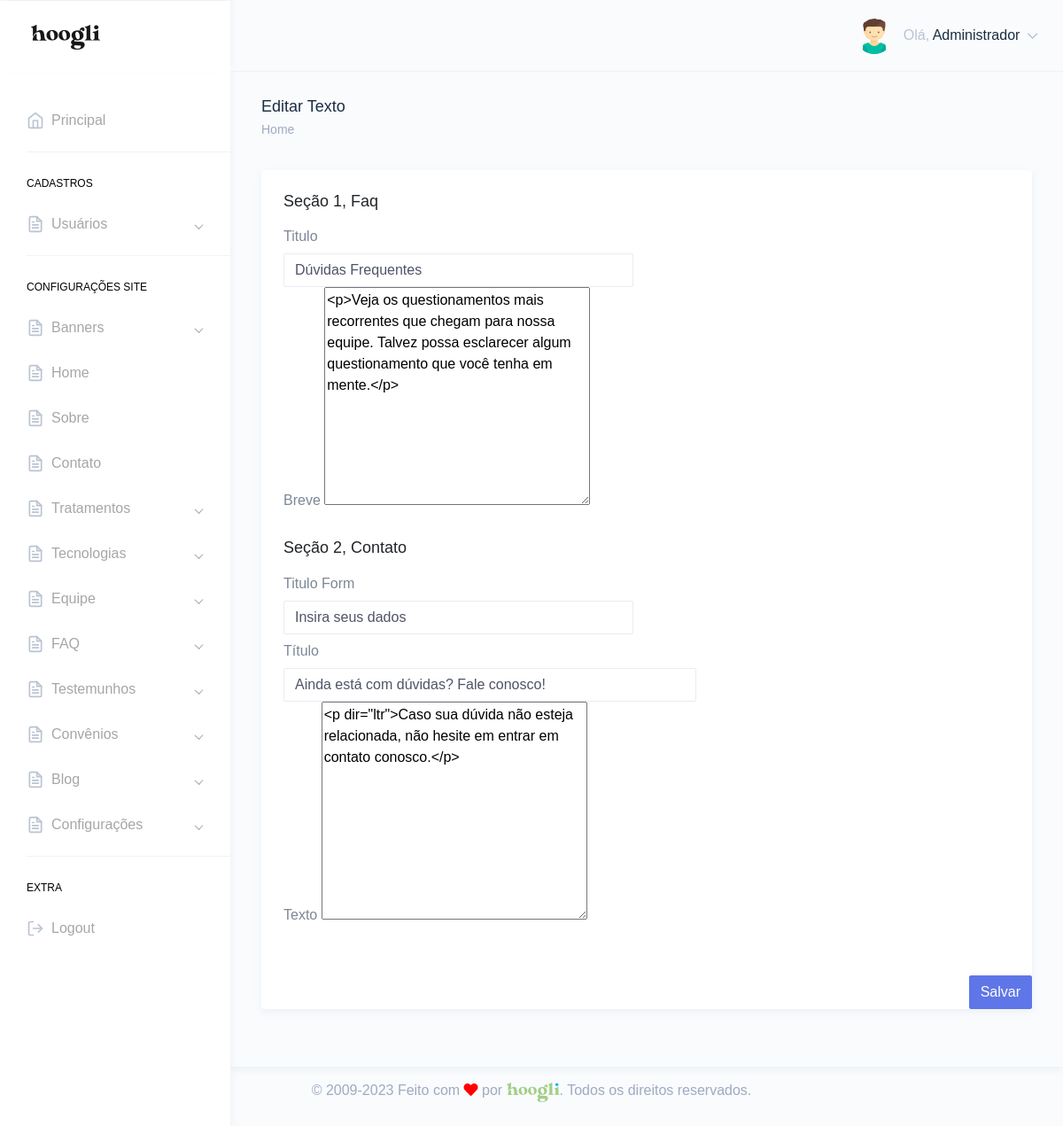
The app's page /painel/pagina-faq.php?pi=S&id=1 (signed in) with its own data.
### tables this page shows
CREATE TABLE `tbl_usuarios` (
  `id` int NOT NULL,
  `nome` varchar(250) DEFAULT NULL,
  `email` varchar(250) DEFAULT NULL,
  `telefone` varchar(250) DEFAULT NULL,
  `endereco` varchar(250) DEFAULT NULL,
  `cpf` varchar(100) DEFAULT NULL,
  `login` varchar(100) DEFAULT NULL,
  `senha` varchar(100) DEFAULT NULL,
  `foto` varchar(250) DEFAULT NULL,
  `id_cargo` int DEFAULT NULL,
  `sexo` varchar(2) DEFAULT NULL,
  `perm_cad_usuario` varchar(2) DEFAULT NULL,
  `perm_relatorio` varchar(2) DEFAULT NULL,
  `perm_add_usuario` varchar(2) DEFAULT NULL,
  `perm_edit_usuario` varchar(2) DEFAULT NULL,
  `perm_del_usuario` varchar(2) DEFAULT NULL,
  `perm_cad_contato` varchar(2) DEFAULT NULL,
  `perm_edit_contato` varchar(2) DEFAULT NULL,
  `perm_del_contato` varchar(2) DEFAULT NULL,
  `perm_edit_contato_nf` varchar(3) DEFAULT NULL,
  `perm_pag_principal_rm` varchar(2) DEFAULT NULL,
  `perm_pag_principal_uc` varchar(2) DEFAULT NULL,
  `admin_geral` varchar(2) DEFAULT NULL,
  `data_frase` date DEFAULT NULL,
  `id_frase` int DEFAULT NULL,
  `frase_lida` varchar(2) DEFAULT NULL
);

CREATE TABLE `tbl_pag_faq` (
  `id` int NOT NULL,
  `titulo` varchar(250) DEFAULT NULL,
  `titulo_sobre` varchar(200) DEFAULT NULL,
  `subtitulo_sobre` varchar(250) DEFAULT NULL,
  `breve_sobre` text,
  `foto_sobre` varchar(90) DEFAULT NULL,
  `legenda_foto_sobre` varchar(150) DEFAULT NULL,
  `nome_botao_sobre` varchar(100) DEFAULT NULL,
  `link_botao_sobre` varchar(250) DEFAULT NULL,
  `titulo2_sobre` varchar(100) DEFAULT NULL,
  `titulo_sessao_3` varchar(200) DEFAULT NULL,
  `titulo1_sessao_3` varchar(200) DEFAULT NULL,
  `breve1_sessao_3` text,
  `titulo2_sessao_3` varchar(200) DEFAULT NULL,
  `breve2_sessao_3` text,
  `titulo3_sessao_3` varchar(200) DEFAULT NULL,
  `breve3_sessao_3` text,
  `imagem_sessao_3` varchar(90) DEFAULT NULL,
  `imagem2_sessao_3` varchar(90) DEFAULT NULL,
  `imagem3_sessao_3` varchar(90) DEFAULT NULL,
  `legenda_imagem1` varchar(200) DEFAULT NULL,
  `legenda_imagem2` varchar(200) DEFAULT NULL,
  `legenda_imagem3` varchar(200) DEFAULT NULL,
  `imagem_testemunho` varchar(90) DEFAULT NULL
);

### Connection/con-pdo.php (called while the page is built, shortened)
<?php
$conInstanciada = '';
if(empty($conInstanciada)) {
	class Conexao {
		private static $pdo;
		public static function getInstance() {
		if (!isset(self::$pdo)) {
		 try {
		  $opcoes = array(PDO::MYSQL_ATTR_INIT_COMMAND => 'SET NAMES utf8', PDO::ATTR_PERSISTENT => TRUE);
		  self::$pdo = new PDO("mysql:host=" . HOST . "; dbname=" . DBNAME . "; charset=" . CHARSET . ";", USER, PASSWORD, $opcoes);
		  self::$pdo->setAttribute(PDO::ATTR_ERRMODE, PDO::ERRMODE_EXCEPTION);
		 } catch (PDOException $e) {
		  print "Erro: " . $e->getMessage();
		 }
		}
		return self::$pdo;
		}
	}
}

### Class/acesso.class.php (called while the page is built, shortened)
<?php
$AcessoInstanciada = '';
if(empty($AcessoInstanciada)) {
	if(file_exists('Connection/conexao.php')) {
		require_once('Connection/con-pdo.php');
		require_once('Class/funcoes.php');
	} else {
		require_once('../Connection/con-pdo.php');
		require_once('../Class/funcoes.php');
	}
	class Acesso {
		private $pdo = null;
		private static $Acesso = null;
		private function __construct($conexao){
			$this->pdo = $conexao;
		}
		public static function getInstance($conexao){
			if (!isset(self::$Acesso)):
				self::$Acesso = new Acesso($conexao);
			endif;
			return self::$Acesso;
		}
		function rsDados($id='', $idCargo='', $orderBy='', $limite='') {
			$sqlLimite = '';
			$sqlOrdem = '';
			$sql = '';
			$nCampos = 0;
			if(!empty($id)) {
				$sql .= " and id = ?";
				$nCampos++;
				$campo[$nCampos] = $id;
			}
			try{
				$sql = "SELECT * FROM tbl_usuarios where 1=1 $sql $sqlOrdem $sqlLimite";
				$stm = $this->pdo->prepare($sql);
				for($i=1; $i<=$nCampos; $i++) {
					$stm->bindValue($i, $campo[$i]);
				}
				$stm->execute();
				$rsDados = $stm->fetchAll(PDO::FETCH_OBJ);
				if($id <> '' or $limite == 1) {
					return($rsDados[0]);
				} else {
					return($rsDados);
				}
			} catch(PDOException $erro){
				echo $erro->getMessage();
			}
		}
	}
}

### painel/verifica.php (called while the page is built, shortened)
<?php
include "../Class/acesso.class.php";
$verificaRestrito = Acesso::getInstance(Conexao::getInstance());
include "../Class/paginaFaq.class.php";
$Faq = Faq::getInstance(Conexao::getInstance());
$verificaRestrito->restritoAdmin();
$dadosUsuarioLogado = $verificaRestrito->rsDados($_SESSION['dadosLogado']->id);
?>

### Class/funcoes.php (called while the page is built, shortened)
<?php
  function icone_genero($genero) {
    switch ($genero) {
      case "M": return "assets/images/avatars/boy.svg"; break;
    }
  }
?>

### Class/paginaFaq.class.php (called while the page is built, shortened)
<?php
$FaqInstanciada = '';
if(empty($FaqInstanciada)) {
	if(file_exists('Connection/conexao.php')) {
		require_once('Connection/con-pdo.php');
		require_once('Class/funcoes.php');
	} else {
		require_once('../Connection/con-pdo.php');
		require_once('../Class/funcoes.php');
	}
	class Faq {
		private $pdo = null;
		private static $Faq = null;
		private function __construct($conexao){
			$this->pdo = $conexao;
		}
		public static function getInstance($conexao){
			if (!isset(self::$Faq)):
				self::$Faq = new Faq($conexao);
			endif;
			return self::$Faq;
		}
		function rsDados($id='', $orderBy='', $limite='', $pagina_individual='', $ativo='') {
			$nCampos = 0;
			$sql = '';
			$sqlOrdem = '';
			$sqlLimite = '';
			if(!empty($id)) {
				$sql .= " and id = ?";
				$nCampos++;
				$campo[$nCampos] = $id;
			}
			try{
				$sql = "SELECT * FROM tbl_pag_faq where 1=1 $sql $sqlOrdem $sqlLimite";
				$stm = $this->pdo->prepare($sql);
				for($i=1; $i<=$nCampos; $i++) {
					$stm->bindValue($i, $campo[$i]);
				}
				$stm->execute();
				$rsDados = $stm->fetchAll(PDO::FETCH_OBJ);
				if($id <> '' or $limite == 1) {
					if(isset($rsDados[0]) && !empty($rsDados[0])){
						return($rsDados[0]);
					}
				} else {
					return($rsDados);
				}
			} catch(PDOException $erro){
				echo $erro->getMessage();
			}
		}
	}
}

### painel/pagina-faq.php (the view, shortened to what this page needs)
<?php include "verifica.php";
$id = '';
if(isset($_GET['id'])){
    if(empty($_GET['id'])){
        header('Location: pagina-faq.php?pi=S&id=1');
    }else{
        $id = $_GET['id'];
    }
}
$Faq->editar();
$editarFaq = $Faq->rsDados($id);
?>
<!DOCTYPE html>
<html dir="ltr" lang="pt-br">
<head>
    <link href="dist/css/style.min.css" rel="stylesheet">
</head>
<body>
    <div id="main-wrapper" data-theme="light" data-layout="vertical" data-navbarbg="skin6" data-sidebartype="full" data-sidebar-position="fixed" data-header-position="fixed" data-boxed-layout="full">
       <?php include "header.php";?>
       <?php include "inc-menu-lateral.php";?>
        <div class="page-wrapper">
            <div class="page-breadcrumb">
                <div class="row">
                    <div class="col-7 align-self-center">
                        <h4 class="page-title text-truncate text-dark font-weight-medium mb-1">Editar Texto</h4>
                        <div class="d-flex align-items-center">
                            <nav aria-label="breadcrumb">
                                <ol class="breadcrumb m-0 p-0">
                                    <li class="breadcrumb-item"><a href="." class="text-muted">Home</a></li>
                                </ol>
                            </nav>
                        </div>
                    </div>
                </div>
            </div>
            <div class="container-fluid">
                <div class="row">
                    <div class="col-12">
                        <div class="card">
                            <div class="card-body">
                                <form method="POST" enctype="multipart/form-data">
                                    <h4 class="card-title">Seção 1, Faq</h4>
                                    <div class="row">
                                        <div class="col-md-6 col-sm-12">
                                            <label  class="col-form-label">Titulo </label>
                                                <input class="form-control" type="text" name="titulo" value="<?php if(isset($editarFaq->titulo) && !empty($editarFaq->titulo)){ echo $editarFaq->titulo;}?>" />
                                        </div>
                                        <div class="col-md-12 col-sm-12">
                                            <label  class="col-form-label">Breve</label>
                                            <textarea name="breve2_sessao_3" class="ckeditor" id="ckeditor" cols="30" rows="10"><?php if(isset($editarFaq->breve2_sessao_3) && !empty($editarFaq->breve2_sessao_3)){ echo $editarFaq->breve2_sessao_3;}?></textarea>
                                        </div>
                                    </div>
                                    <br>
                                    <h4 class="card-title">Seção 2, Contato</h4>
                                    <div class="row">
                                        <div class="col-md-6 col-sm-12">
                                            <label  class="col-form-label">Titulo Form </label>
                                                <input class="form-control" type="text" name="titulo2_sobre" value="<?php if(isset($editarFaq->titulo2_sobre) && !empty($editarFaq->titulo2_sobre)){ echo $editarFaq->titulo2_sobre;}?>" />
                                        </div>
                                        <div class="col-md-7 col-sm-12">
                                            <label  class="col-form-label">Título</label>
                                            <input class="form-control" type="text" name="titulo_sobre" value="<?php if(isset($editarFaq->titulo_sobre) && !empty($editarFaq->titulo_sobre)){ echo $editarFaq->titulo_sobre;}?>" />
                                        </div>
                                    </div>
                                    <div class="row">
                                        <div class="col-md-12 col-sm-12">
                                            <label  class="col-form-label">Texto </label>
                                            <textarea name="breve_sobre" class="ckeditor" id="ckeditor" cols="30" rows="10"><?php if(isset($editarFaq->breve_sobre) && !empty($editarFaq->breve_sobre)){ echo $editarFaq->breve_sobre;}?></textarea>
                                        </div>
                                    </div>
                                    </div>
                                    <br>
                                    <div class="form-actions">
                                        <div class="text-right">
                                            <button type="submit" class="btn btn-info">Salvar</button>
                                        </div>
                                    </div>
                            </div>
                        </div>
                    </div>
                </div>
            </div>
           <?php include "footer.php";?>
        </div>
</body>
</html>

### painel/header.php (shortened to what this page needs)
<header class="topbar" data-navbarbg="skin6">
            <nav class="navbar top-navbar navbar-expand-md">
                <div class="navbar-header" data-logobg="skin6">
                    <div class="navbar-brand">
                        <a href=".">
                            <span class="logo-text">
                                <img src="assets/images/hoogli_logo.png" alt="homepage" class="dark-logo" />
                            </span>
                        </a>
                    </div>
                </div>
                <div class="navbar-collapse collapse" id="navbarSupportedContent">
                    <ul class="navbar-nav float-right">
                        <li class="nav-item dropdown">
                            <a class="nav-link dropdown-toggle" href="javascript:void(0)" data-toggle="dropdown"
                                aria-haspopup="true" aria-expanded="false">
                                <?php if(!empty($dadosUsuarioLogado->foto)){?>
                                <img src="../img/<?php echo $dadosUsuarioLogado->foto;?>" alt="<?php echo $dadosUsuarioLogado->nome;?>" class="rounded-circle" width="40">
                                <?php }else{?>
                                <img src="<?php echo icone_genero($dadosUsuarioLogado->sexo);?>" alt="<?php echo $dadosUsuarioLogado->nome;?>" class="rounded-circle" width="40">
                                <?php }?>
                                <span class="ml-2 d-none d-lg-inline-block"><span>Olá,</span> <span
                                        class="text-dark"><?php echo $dadosUsuarioLogado->nome;?></span> <i data-feather="chevron-down"
                                        class="svg-icon"></i></span>
                            </a>
                        </li>
                    </ul>
                </div>
            </nav>
        </header>

### records on screen
tbl_usuarios: nome "Administrador"
tbl_pag_faq: titulo "Dúvidas Frequentes", breve2_sessao_3 "<p>Veja os questionamentos mais recorrentes que chegam para nossa equipe. Talvez possa esclarecer algum questionamento que você tenha em mente.</p>", titulo2_sobre "Insira seus dados", titulo_sobre "Ainda está com dúvidas? Fale conosco!", breve_sobre "<p dir=\"ltr\">Caso sua dúvida não esteja relacionada, não hesite em entrar em contato conosco.</p>"
